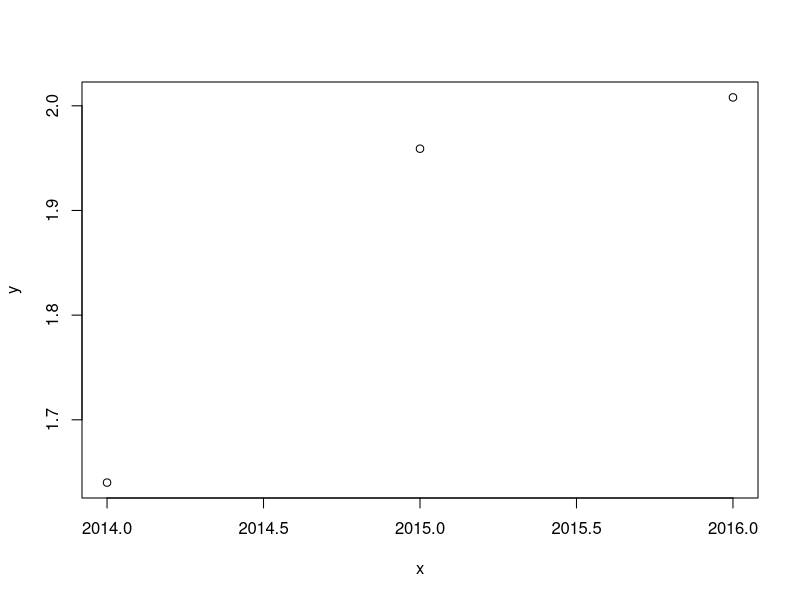

Source code (R): (Note: this script raises an error after producing the figure.)
x<-c(2014,2015,2016)
y<-c(1.64,1.959,2.008)
data<-data.frame(x,y)
library(minpack.lm)
b1<-min(y)
a1<-max(y)-min(y)
plot(x,y)

model = nls(y~a*exp(r*x)+b*exp(-r*x),data= data, start=list(a=min(y),b=max(y)-min(y),r=sqrt(b1^2-a1^2)))

#model<-nls(y~a*exp(-r*x)+b*exp(r*x))
#cor(y,predict(model))
